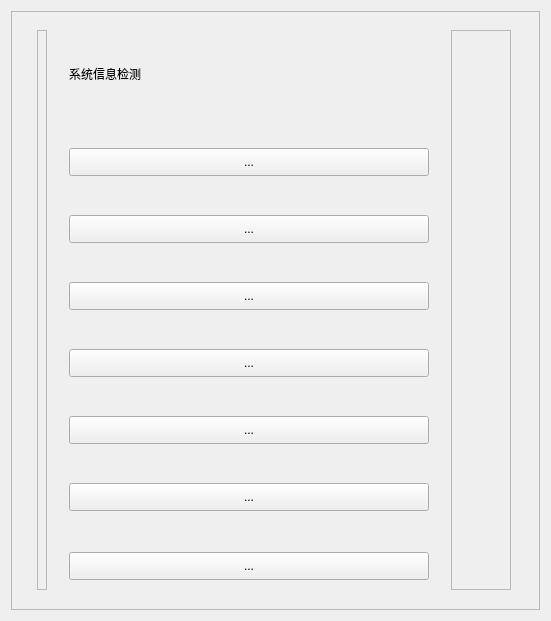
<?xml version="1.0" encoding="UTF-8"?>
<ui version="4.0">
 <class>Page_1</class>
 <widget class="QWidget" name="Page_1">
  <property name="geometry">
   <rect>
    <x>0</x>
    <y>0</y>
    <width>551</width>
    <height>621</height>
   </rect>
  </property>
  <property name="windowTitle">
   <string>Form</string>
  </property>
  <property name="styleSheet">
   <string notr="true"/>
  </property>
  <layout class="QHBoxLayout" name="horizontalLayout">
   <item>
    <widget class="QScrollArea" name="scrollArea">
     <property name="minimumSize">
      <size>
       <width>0</width>
       <height>0</height>
      </size>
     </property>
     <property name="styleSheet">
      <string notr="true"/>
     </property>
     <property name="widgetResizable">
      <bool>true</bool>
     </property>
     <widget class="QWidget" name="scrollAreaWidgetContents">
      <property name="geometry">
       <rect>
        <x>0</x>
        <y>0</y>
        <width>527</width>
        <height>597</height>
       </rect>
      </property>
      <property name="styleSheet">
       <string notr="true"/>
      </property>
      <layout class="QGridLayout" name="gridLayout_2">
       <item row="0" column="0" rowspan="8">
        <widget class="QFrame" name="frame_1">
         <property name="minimumSize">
          <size>
           <width>10</width>
           <height>560</height>
          </size>
         </property>
         <property name="maximumSize">
          <size>
           <width>10</width>
           <height>560</height>
          </size>
         </property>
         <property name="frameShape">
          <enum>QFrame::StyledPanel</enum>
         </property>
         <property name="frameShadow">
          <enum>QFrame::Raised</enum>
         </property>
        </widget>
       </item>
       <item row="0" column="2" rowspan="8">
        <widget class="QFrame" name="frame_2">
         <property name="minimumSize">
          <size>
           <width>60</width>
           <height>560</height>
          </size>
         </property>
         <property name="maximumSize">
          <size>
           <width>60</width>
           <height>560</height>
          </size>
         </property>
         <property name="frameShape">
          <enum>QFrame::StyledPanel</enum>
         </property>
         <property name="frameShadow">
          <enum>QFrame::Raised</enum>
         </property>
        </widget>
       </item>
       <item row="1" column="1">
        <widget class="QToolButton" name="Page1_toolButton">
         <property name="minimumSize">
          <size>
           <width>360</width>
           <height>28</height>
          </size>
         </property>
         <property name="font">
          <font>
           <pointsize>9</pointsize>
           <underline>false</underline>
          </font>
         </property>
         <property name="cursor">
          <cursorShape>PointingHandCursor</cursorShape>
         </property>
         <property name="mouseTracking">
          <bool>false</bool>
         </property>
         <property name="tabletTracking">
          <bool>false</bool>
         </property>
         <property name="focusPolicy">
          <enum>Qt::WheelFocus</enum>
         </property>
         <property name="contextMenuPolicy">
          <enum>Qt::PreventContextMenu</enum>
         </property>
         <property name="acceptDrops">
          <bool>false</bool>
         </property>
         <property name="toolTip">
          <string>&lt;!DOCTYPE HTML PUBLIC &quot;-//W3C//DTD HTML 4.0//EN&quot; &quot;http://www.w3.org/TR/REC-html40/strict.dtd&quot;&gt;
&lt;html&gt;&lt;head&gt;&lt;meta name=&quot;qrichtext&quot; content=&quot;1&quot; /&gt;&lt;style type=&quot;text/css&quot;&gt;
p, li { white-space: pre-wrap; }
&lt;/style&gt;&lt;/head&gt;&lt;body style=&quot; font-family:'SimSun'; font-size:9pt; font-weight:400; font-style:normal;&quot;&gt;
&lt;p style=&quot; margin-top:0px; margin-bottom:0px; margin-left:0px; margin-right:0px; -qt-block-indent:0; text-indent:0px;&quot;&gt;&lt;span style=&quot; font-family:'宋体'; font-size:10pt;&quot;&gt;Speccy就是制作CCleaner的公司Piriform所开发的第四款软件，Speccy的界面非常简单易于使用为我们提供了硬件的各项技术指标，它可以查看电脑内的软硬件信息，比如操作系统、CPU、内存、显卡、硬盘、网络等等，还可以检测出系统的安装日期。&lt;/span&gt; &lt;/p&gt;&lt;/body&gt;&lt;/html&gt;</string>
         </property>
         <property name="whatsThis">
          <string/>
         </property>
         <property name="layoutDirection">
          <enum>Qt::LeftToRight</enum>
         </property>
         <property name="autoFillBackground">
          <bool>false</bool>
         </property>
         <property name="styleSheet">
          <string notr="true"/>
         </property>
         <property name="text">
          <string>...</string>
         </property>
         <property name="checkable">
          <bool>false</bool>
         </property>
         <property name="autoRepeat">
          <bool>false</bool>
         </property>
         <property name="autoExclusive">
          <bool>false</bool>
         </property>
         <property name="popupMode">
          <enum>QToolButton::DelayedPopup</enum>
         </property>
         <property name="toolButtonStyle">
          <enum>Qt::ToolButtonTextBesideIcon</enum>
         </property>
         <property name="autoRaise">
          <bool>false</bool>
         </property>
         <property name="arrowType">
          <enum>Qt::NoArrow</enum>
         </property>
        </widget>
       </item>
       <item row="3" column="1">
        <widget class="QToolButton" name="Page1_toolButton_2">
         <property name="minimumSize">
          <size>
           <width>360</width>
           <height>28</height>
          </size>
         </property>
         <property name="cursor">
          <cursorShape>PointingHandCursor</cursorShape>
         </property>
         <property name="toolTip">
          <string>&lt;html&gt;&lt;head/&gt;&lt;body&gt;&lt;p&gt;&lt;span style=&quot; font-family:'宋体'; font-size:10pt;&quot;&gt;CPU-Z是最权威的处理器和相关系统信息识别工具。它体积小巧，界面简洁、启动很快，可准确的检测出CPU、主板、内存、显卡、SPD等硬件信息。利用它你可见到自己的CPU是哪家厂牌、内频、Cache等玩家常提到的数据，更包括SelfSnoop CMOVccInstruction这些专家才看得懂得资讯与数据，让你更了解你的CPU。&lt;/span&gt;&lt;/p&gt;&lt;/body&gt;&lt;/html&gt;</string>
         </property>
         <property name="styleSheet">
          <string notr="true"/>
         </property>
         <property name="text">
          <string>...</string>
         </property>
         <property name="toolButtonStyle">
          <enum>Qt::ToolButtonTextBesideIcon</enum>
         </property>
        </widget>
       </item>
       <item row="2" column="1">
        <widget class="QToolButton" name="Page1_toolButton_7">
         <property name="minimumSize">
          <size>
           <width>360</width>
           <height>28</height>
          </size>
         </property>
         <property name="cursor">
          <cursorShape>PointingHandCursor</cursorShape>
         </property>
         <property name="toolTip">
          <string>&lt;html&gt;&lt;head/&gt;&lt;body&gt;&lt;p&gt;&lt;span style=&quot; font-family:'宋体'; font-size:10pt;&quot;&gt;Speccy就是制作CCleaner的公司Piriform所开发的第四款软件，Speccy的界面非常简单易于使用为我们提供了硬件的各项技术指标，它可以查看电脑内的软硬件信息，比如操作系统、CPU、内存、显卡、硬盘、网络等等，还可以检测出系统的安装日期。&lt;/span&gt;&lt;/p&gt;&lt;/body&gt;&lt;/html&gt;</string>
         </property>
         <property name="text">
          <string>...</string>
         </property>
         <property name="toolButtonStyle">
          <enum>Qt::ToolButtonTextBesideIcon</enum>
         </property>
        </widget>
       </item>
       <item row="7" column="1">
        <widget class="QToolButton" name="Page1_toolButton_6">
         <property name="minimumSize">
          <size>
           <width>360</width>
           <height>28</height>
          </size>
         </property>
         <property name="cursor">
          <cursorShape>PointingHandCursor</cursorShape>
         </property>
         <property name="toolTip">
          <string>&lt;html&gt;&lt;head/&gt;&lt;body&gt;&lt;p&gt;&lt;span style=&quot; font-family:'宋体'; font-size:10pt;&quot;&gt;BatteryMon是一款电脑的电池管理软件，可检测电池的出厂状态、电池容量及最长待机等信息，是一款绿色汉化的软件，能以图形化的方式，让我们直观的看到电池的各种性能参数。&lt;/span&gt;&lt;/p&gt;&lt;/body&gt;&lt;/html&gt;</string>
         </property>
         <property name="styleSheet">
          <string notr="true"/>
         </property>
         <property name="text">
          <string>...</string>
         </property>
         <property name="toolButtonStyle">
          <enum>Qt::ToolButtonTextBesideIcon</enum>
         </property>
        </widget>
       </item>
       <item row="6" column="1">
        <widget class="QToolButton" name="Page1_toolButton_5">
         <property name="minimumSize">
          <size>
           <width>360</width>
           <height>28</height>
          </size>
         </property>
         <property name="cursor">
          <cursorShape>PointingHandCursor</cursorShape>
         </property>
         <property name="toolTip">
          <string>&lt;html&gt;&lt;head/&gt;&lt;body&gt;&lt;p&gt;&lt;span style=&quot; font-family:'宋体'; font-size:10pt;&quot;&gt;硬盘里的数据至关重要，因此时常检查硬盘健康状况是有必要的。DiskInfo硬盘检测工具通过读取S.M.A.R.T了解硬盘健康状况。打开它，您就可以迅速读到本机硬盘的详细信息，包括接口、转速、温度、使用时间等DiskInfo还会根据S.M.A.R.T的评分做出评估，当硬盘快要损坏时还会发出警报，支持简体中文。&lt;/span&gt;&lt;/p&gt;&lt;/body&gt;&lt;/html&gt;</string>
         </property>
         <property name="styleSheet">
          <string notr="true"/>
         </property>
         <property name="text">
          <string>...</string>
         </property>
         <property name="toolButtonStyle">
          <enum>Qt::ToolButtonTextBesideIcon</enum>
         </property>
        </widget>
       </item>
       <item row="5" column="1">
        <widget class="QToolButton" name="Page1_toolButton_4">
         <property name="minimumSize">
          <size>
           <width>360</width>
           <height>28</height>
          </size>
         </property>
         <property name="cursor">
          <cursorShape>PointingHandCursor</cursorShape>
         </property>
         <property name="toolTip">
          <string>&lt;html&gt;&lt;head/&gt;&lt;body&gt;&lt;p&gt;&lt;span style=&quot; font-family:'宋体'; font-size:10pt;&quot;&gt;GPU-Z是一款显卡识别工具，甚至可以鉴别假卡（NVIDIA）。GPU-Z是一款轻量级显卡测试软件。绿色免安装，界面直观，运行后即可显示GPU核心，以及运行频率、带宽等，如同CPU-Z一样，这也是款必备工具。&lt;/span&gt;&lt;/p&gt;&lt;/body&gt;&lt;/html&gt;</string>
         </property>
         <property name="styleSheet">
          <string notr="true"/>
         </property>
         <property name="text">
          <string>...</string>
         </property>
         <property name="toolButtonStyle">
          <enum>Qt::ToolButtonTextBesideIcon</enum>
         </property>
        </widget>
       </item>
       <item row="4" column="1">
        <widget class="QToolButton" name="Page1_toolButton_3">
         <property name="minimumSize">
          <size>
           <width>360</width>
           <height>28</height>
          </size>
         </property>
         <property name="cursor">
          <cursorShape>PointingHandCursor</cursorShape>
         </property>
         <property name="toolTip">
          <string>&lt;html&gt;&lt;head/&gt;&lt;body&gt;&lt;p&gt;&lt;span style=&quot; font-family:'宋体'; font-size:10pt;&quot;&gt;CPU-Z是最权威的处理器和相关系统信息识别工具。它体积小巧，界面简洁、启动很快，可准确的检测出CPU、主板、内存、显卡、SPD等硬件信息。利用它你可见到自己的CPU是哪家厂牌、内频、Cache等玩家常提到的数据，更包括SelfSnoop CMOVccInstruction这些专家才看得懂得资讯与数据，让你更了解你的CPU。&lt;/span&gt;&lt;/p&gt;&lt;/body&gt;&lt;/html&gt;</string>
         </property>
         <property name="styleSheet">
          <string notr="true"/>
         </property>
         <property name="text">
          <string>...</string>
         </property>
         <property name="toolButtonStyle">
          <enum>Qt::ToolButtonTextBesideIcon</enum>
         </property>
        </widget>
       </item>
       <item row="0" column="1">
        <widget class="QLabel" name="label">
         <property name="minimumSize">
          <size>
           <width>200</width>
           <height>40</height>
          </size>
         </property>
         <property name="maximumSize">
          <size>
           <width>200</width>
           <height>40</height>
          </size>
         </property>
         <property name="text">
          <string>系统信息检测</string>
         </property>
        </widget>
       </item>
      </layout>
     </widget>
    </widget>
   </item>
  </layout>
 </widget>
 <resources/>
 <connections/>
</ui>
